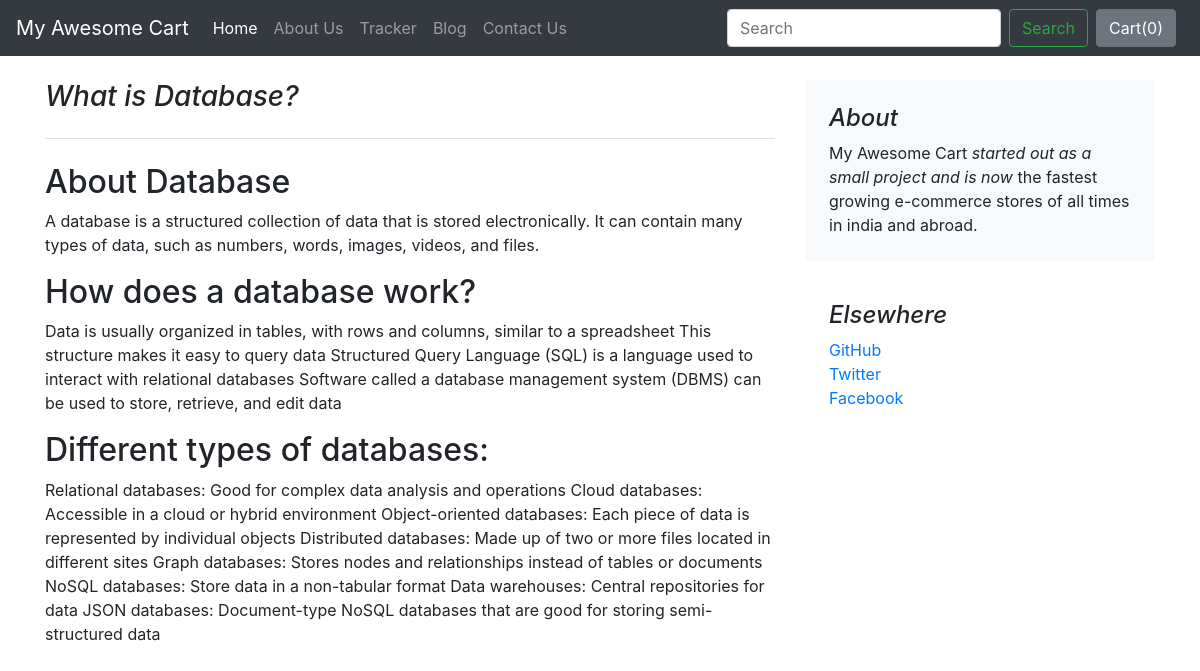
Screenshot of /blog/blogpost/5 with the database file from the repository.
### blog/models.py (models this page shows)
class Blogpost(models.Model):
    post_id = models.AutoField(primary_key= True)
    title = models.CharField(max_length=50)
    head0 = models.CharField(max_length=500, default="")
    chead0 = models.CharField(max_length=5000, default="")
    head1 = models.CharField(max_length=500, default="")
    chead1 = models.CharField(max_length=5000, default="")
    head2 = models.CharField(max_length=500, default="")
    chead2 = models.CharField(max_length=5000, default="")
    pub_date = models.DateField()
    thumbnail = models.ImageField(upload_to='shop/images', default="")
    def __str__(self):
        return self.title

### blog/views.py (the view)
# urls.py: path('blogpost/<int:id>', views.blogpost,name="blogPost"),
def blogpost(request, id):
    post = Blogpost.objects.filter(post_id=id)[0]
    print(post)
    return render(request, 'blog/blogpost.html', {'post': post})

### blog/templates/blog/blogpost.html
{% extends 'blog/basic.html' %}
{% block body %}
<div class="container">
    <div class="row mt-4">
        <div class="col-md-8 blog-main">
            <h3 class="pb-4 mb-4 font-italic border-bottom">
                {{post.title}}
            </h3>
            <div class="blog-post">
                <h2 class="blog-post-title">{{post.head0}}</h2>
                <p>{{post.chead0}}</p>
                <h2>{{post.head1}}</h2>
                <p>{{post.chead1}}</p>
                <h2>{{post.head2}}</h2>
                <p>{{post.chead2}}</p>
            </div>
        </div>
        <aside class="col-md-4 blog-sidebar">
            <div class="p-4 mb-3 bg-light rounded">
                <h4 class="font-italic">About</h4>
                <p class="mb-0">My Awesome Cart <em>started out as a small project and is now</em> the fastest growing e-commerce stores of all times in india and abroad.</p>
            </div>
            <div class="p-4">
                <h4 class="font-italic">Elsewhere</h4>
                <ol class="list-unstyled">
                    <li><a href="#">GitHub</a></li>
                    <li><a href="#">Twitter</a></li>
                    <li><a href="#">Facebook</a></li>
                </ol>
            </div>
        </aside>
    </div>
</div>
{% endblock %}

### rows the page displays
Blogpost: title "What is Database?", head0 "About Database", chead0 "A database is a structured collection of data that is stored electronically. It can contain many types of data, such as numbers, words, images, videos, and files.", head1 "How does a database work?", chead1 "Data is usually organized in tables, with rows and columns, similar to a spreadsheet This structure makes it easy to query data Structured Query Language (SQL) is a language used to interact with relational databases Software called a database management system (DBMS) can be used to store, retrieve, and edit data", head2 "Different types of databases:", chead2 "Relational databases: Good for complex data analysis and operations Cloud databases: Accessible in a cloud or hybrid environment Object-oriented databases: Each piece of data is represented by individual objects Distributed databases: Made up of two or more files located in different sites Graph databases: Stores nodes and relationships instead of tables or documents NoSQL databases: Store data in a non-tabular format Data warehouses: Central repositories for data JSON databases: Document-type NoSQL databases that are good for storing semi-structured data"
